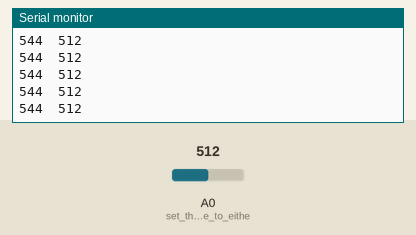
This sketch was run on a simulated Arduino Uno, built with avr-gcc and run on an emulated ATmega328P. Parts: the last lines printed to the serial monitor. Inputs (shaded band) come from the test bench; at power-on: A0 (set_the_pin_mode_to_eithe) = 512.

Above: at 1.2 s.
1.3 s: A0 (set_the_pin_mode_to_eithe) set to 716
At 1.31 s:
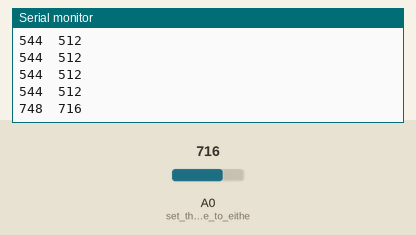
2.8 s: A0 (set_the_pin_mode_to_eithe) set to 900
At 2.82 s:
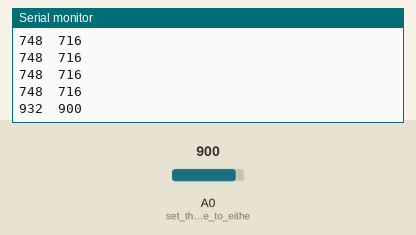
Timing chart, 0 to 5.8 s (numbered marks = the images above; inputs shaded):
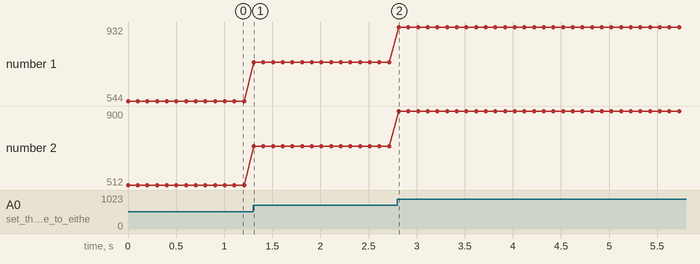

The sketch:

analog_read_plotter.ino
```cpp
/*
 * This program will read an analog signal on A0
 *
 * author: Ben
 */

void setup() {
  Serial.begin(115200);
  Serial.println("Start: Analog Read");
  pinMode(A0,INPUT); // set the pin mode to either input or output

}

void loop() {
  int val = analogRead(A0);
  //Serial.print("Analog Value from A0: ");
  Serial.print(val+32); // Simulating another value
  Serial.print("\t"); // add tabs for another line to be plotted
  Serial.println(val);

  delay(100);
}
```

Measured:
- after the input at 1.3 s, the serial monitor: prints a new line at once (image 1)
- after the input at 2.8 s, the serial monitor: prints a new line at once (image 2)
- plotted number 1: 544 → 748 after the input at 1.3 s, 748 → 932 after the input at 2.8 s
- plotted number 2: 512 → 716 after the input at 1.3 s, 716 → 900 after the input at 2.8 s
